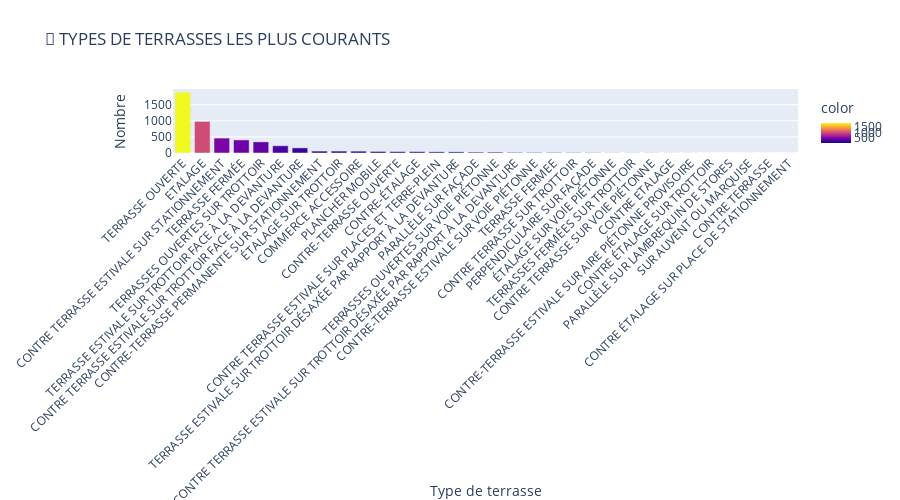

The notebook cell this image was saved under:
### Markdown cell above
<!DOCTYPE html>
<html>
<head>
    <style>
        body { font-family: Arial, sans-serif; margin: 40px; background: #f5f5f5; color: #333; line-height: 1.6; }
        h1 { text-align: center; color: lightgreen; font-size: 36px; font-weight: bold; margin-bottom: 10px; }
        h2 { color: #EF806C; font-size: 28px; font-weight: bold; margin-top: 30px; }
        h3 { color: #00FFFF; font-size: 22px; font-weight: bold; margin-top: 20px;,  }
        h6 { color: lightpink; font-size: 15px; font-weight: bold; margin-top: 20px;,  }
        ul { margin-left: 20px; }
        li { margin: 8px 0; }
        hr { height: 2px; border: none; background-color: lightgreen; margin: 20px 0; }
    </style>
</head>
<body>
<h6> 🏷️ TYPES DE TERRASSES

 </h6>

### Code cell
print("🏷️ ANALYSE DES TYPOLOGIES DE TERRASSES")

# Distribution des types
typologie_counts = df_modeling['typologie'].value_counts()

fig_typo = px.bar(
    x=typologie_counts.index,
    y=typologie_counts.values,
    title='🎪 TYPES DE TERRASSES LES PLUS COURANTS',
    labels={'x': 'Type de terrasse', 'y': 'Nombre'},
    color=typologie_counts.values,
    color_continuous_scale='plasma'
)

fig_typo.update_layout(xaxis_tickangle=-45, height=500)
fig_typo.show()


print("🎯 INSIGHTS COMMERCIAUX :")
print(f"   • Type dominant : {typologie_counts.index[0]} ({typologie_counts.iloc[0]} unités)")
print(f"   • {typologie_counts.nunique()} types différents identifiés")
if 'categorie_commerciale' in df_modeling.columns:
    print(f"   • {categorie_counts.nunique()} catégories commerciales")

### Figure 1 — Plotly figure (JSON) as saved in the notebook; plotly's stock layout.template omitted (floating-point values rounded to 4 significant figures)
{"data": [{"hovertemplate": "Type de terrasse=%{x}<br>Nombre=%{y}<br>color=%{marker.color}<extra></extra>", "legendgroup": "", "marker": {"color": [1889, 981, 464, 406, 346, 225, 159, 59, 59, 57, 48, 43, 42, 36, 35, 26, 26, 18, 16, 13, 11, 8, 4, 4, 4, 2, 2, 1, 1, 1, 1, 1], "coloraxis": "coloraxis", "pattern": {"shape": ""}}, "name": "", "orientation": "v", "showlegend": false, "textposition": "auto", "type": "bar", "x": ["TERRASSE OUVERTE", "ETALAGE", "CONTRE TERRASSE ESTIVALE SUR STATIONNEMENT", "TERRASSE FERMÉE", "TERRASSES OUVERTES SUR TROTTOIR", "TERRASSE ESTIVALE SUR TROTTOIR FACE À LA DEVANTURE", "CONTRE TERRASSE ESTIVALE SUR TROTTOIR FACE À LA DEVANTURE", "CONTRE-TERRASSE PERMANENTE SUR STATIONNEMENT", "ÉTALAGE SUR TROTTOIR", "COMMERCE ACCESSOIRE", "PLANCHER MOBILE", "CONTRE-TERRASSE OUVERTE", "CONTRE-ÉTALAGE", "CONTRE TERRASSE ESTIVALE SUR PLACES ET TERRE-PLEIN", "TERRASSE ESTIVALE SUR TROTTOIR DÉSAXÉE PAR RAPPORT À LA DEVANTURE", "PARALLÈLE SUR FAÇADE", "TERRASSES OUVERTES SUR VOIE PIÉTONNE", "CONTRE TERRASSE ESTIVALE SUR TROTTOIR DÉSAXÉE PAR RAPPORT À LA DEVANTURE", "CONTRE-TERRASSE ESTIVALE SUR VOIE PIÉTONNE", "TERRASSE FERMEE", "CONTRE TERRASSE SUR TROTTOIR", "PERPENDICULAIRE SUR FAÇADE", "ÉTALAGE SUR VOIE PIÉTONNE", "TERRASSES FERMÉES SUR TROTTOIR", "CONTRE TERRASSE SUR VOIE PIÉTONNE", "CONTRE ETALAGE", "CONTRE-TERRASSE ESTIVALE SUR AIRE PIÉTONNE PROVISOIRE", "CONTRE ÉTALAGE SUR TROTTOIR", "PARALLÈLE SUR LAMBREQUIN DE STORES", "SUR AUVENT OU MARQUISE", "CONTRE TERRASSE", "CONTRE ÉTALAGE SUR PLACE DE STATIONNEMENT"], "xaxis": "x", "y": [1889, 981, 464, 406, 346, 225, 159, 59, 59, 57, 48, 43, 42, 36, 35, 26, 26, 18, 16, 13, 11, 8, 4, 4, 4, 2, 2, 1, 1, 1, 1, 1], "yaxis": "y"}], "layout": {"barmode": "relative", "coloraxis": {"colorbar": {"title": {"text": "color"}}, "colorscale": [[0, "#0d0887"], [0.1111, "#46039f"], [0.2222, "#7201a8"], [0.3333, "#9c179e"], [0.4444, "#bd3786"], [0.5556, "#d8576b"], [0.6667, "#ed7953"], [0.7778, "#fb9f3a"], [0.8889, "#fdca26"], [1, "#f0f921"]]}, "height": 500, "legend": {"tracegroupgap": 0}, "title": {"text": "🎪 TYPES DE TERRASSES LES PLUS COURANTS"}, "xaxis": {"anchor": "y", "domain": [0, 1], "tickangle": -45, "title": {"text": "Type de terrasse"}}, "yaxis": {"anchor": "x", "domain": [0, 1], "title": {"text": "Nombre"}}}}
